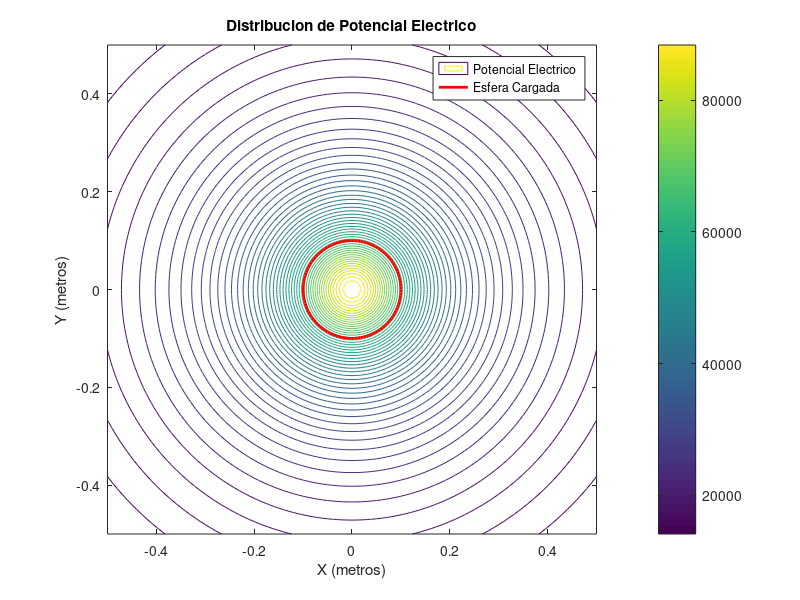

Write the MATLAB code that produced this figure.
% Parametros del problema
radius_sphere = 0.1;  % Radio de la esfera en metros. Define el tamaño de la esfera.
charge_sphere = 1e-6;  % Carga en la esfera en Coulombs. Determina la cantidad de carga en la esfera.

% Definir un dominio de calculo
% Se crea una cuadricula de puntos en el plano XY para calcular el potencial electrico en un rango especifico.
% La funcion meshgrid genera matrices 2D de coordenadas X e Y.
% Aqui, los puntos en X y Y varian desde -0.5 a 0.5 en incrementos de 0.01 metros, proporcionando una malla fina y uniforme.
[x, y] = meshgrid(-0.5:0.01:0.5, -0.5:0.01:0.5);

% Calcular el potencial electrico debido a la esfera cargada
epsilon_0 = 8.85e-12;  % Permitividad electrica del vacio en Faradios por metro. Es una constante fundamental que describe como se propagan los campos electricos en el vacio.
% Se utiliza la formula del potencial electrico para una carga puntual para calcular el potencial electrico en cada punto del dominio.
% El potencial electrico en un punto debido a una carga puntual esta dado por k * q / r, donde k es la constante de Coulomb, q es la carga y r es la distancia desde la carga al punto.
potential_sphere = (1 / (4 * pi * epsilon_0)) * (charge_sphere ./ sqrt((x.^2 + y.^2 + radius_sphere^2)));

% Calcular el potencial electrico del plano conductor a potencial cero
% En un plano conductor conectado a tierra, el potencial electrico se considera cero en todos los puntos.
% Por lo tanto, se crea una matriz de potenciales cero con las mismas dimensiones que la cuadricula de calculo.
potential_conductor = zeros(size(x));

% Sumar los potenciales para obtener el potencial total
% El potencial electrico total en un punto es la suma del potencial debido a la esfera cargada y el potencial del plano conductor.
% Esto se hace punto a punto para obtener una matriz que representa el potencial total en todo el dominio.
total_potential = potential_sphere + potential_conductor;

% Graficar el potencial electrico en un grafico de contorno
% Se utiliza la funcion contour para graficar el potencial electrico en un grafico de contorno.
% Esto proporciona una representacion visual de como varia el potencial en el dominio.
contour(x, y, total_potential, 50); % Se generan 50 lineas de contorno para representar los diferentes valores del potencial.
xlabel('X (metros)'); % Etiqueta del eje X del grafico.
ylabel('Y (metros)'); % Etiqueta del eje Y del grafico.
title('Distribucion de Potencial Electrico'); % Titulo del grafico.
colorbar; % Se agrega una barra de color para interpretar los valores del potencial.
axis equal; % Se asegura que los ejes tengan la misma escala para una representacion precisa.

% Añadir un circulo para representar la esfera cargada
hold on; % Se indica que se mantenga el grafico actual para superponer otros elementos.
th = linspace(0, 2 * pi, 100); % Se crea un vector de angulos para dibujar un circulo.
x_circle = radius_sphere * cos(th); % Coordenadas X de los puntos del circulo.
y_circle = radius_sphere * sin(th); % Coordenadas Y de los puntos del circulo.
plot(x_circle, y_circle, 'r', 'LineWidth', 2); % Se grafica un circulo rojo para representar la esfera cargada.
legend('Potencial Electrico', 'Esfera Cargada'); % Se agrega una leyenda al grafico para identificar los elementos.
hold off; % Se finaliza la superposicion de elementos en el grafico.
